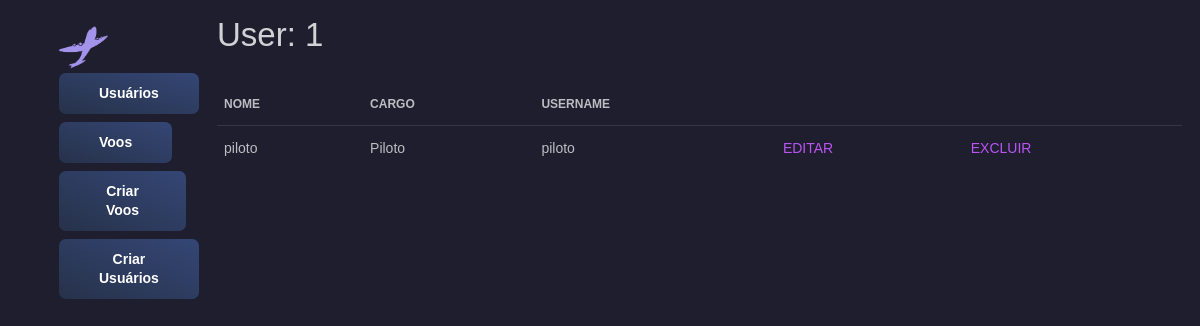
Page /flightmanagement/user/1 on the committed database.
### flight_management/models.py (models this page shows, shortened)
class User(models.Model):
    id = models.BigAutoField(primary_key=True)
    tx_name = models.CharField(max_length=42)
    nm_role = models.CharField(max_length=24, choices=Role.choices)
    tx_username = models.CharField(max_length=42)
    tx_hash_key = models.CharField(max_length=64)
    class Meta:
        db_table = 'user'

### flight_management/views.py (the view)
# urls.py: path('user/<int:pk>', views.UserDetailView.as_view(), name='user-detail'),
class UserDetailView(generic.DetailView):
    model = User

### flight_management/template/flight_management/user_detail.html (shortened to what this page needs)
{% extends "base_generic.html" %}
{% block content %}
<h1>User: {{ user.id }} </h1>
<table class="table">
    <thead>
        <tr>
            <th>Nome</th>
            <th>Cargo</th>
            <th>Username</th>
            <th></th>
            <th></th>
        </tr>
    </thead>
    <tbody>
            <tr>
                <td>{{user.tx_name}}</td>
                <td>{{user.nm_role}}</td>
                <td>{{user.tx_username}}</td>
                <td>
                    <a href="{% url 'user-update' user.id %}">EDITAR</a>
                </td>
                <td>
                    <a href="{% url 'user-delete' user.id %}">EXCLUIR</a>
                  </td>
            </tr>
    </tbody>
</table>
{% endblock %}

### rows in the picture
User: id "1", tx_name "piloto", nm_role "Piloto", tx_username "piloto"
